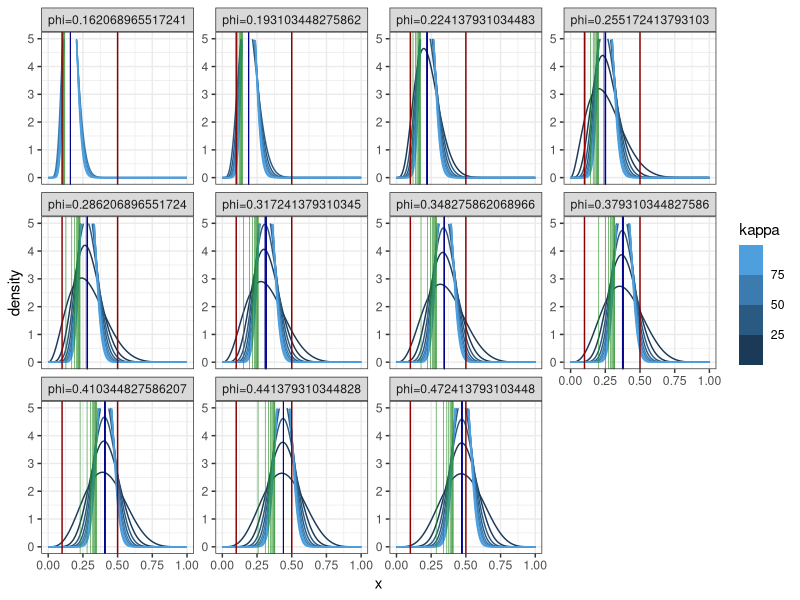
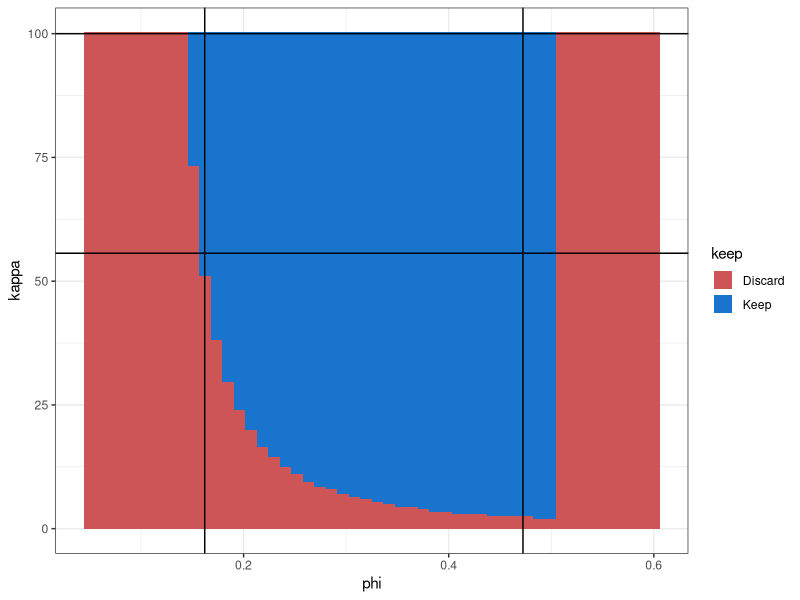

Here is the R script that generated these plots, in order:
library(tidyverse)

thr_min = 0.1
thr_max = 0.5

phi_values = seq(0.1, 1, length.out=30)
kappa_values = seq(0.2, 100, length.out=10)
x = seq(0.00001, 1, length.out=1000)

params = expand.grid(phi=phi_values, kappa=kappa_values, x=x) %>% 
  mutate(alpha=phi*kappa, beta=(1-phi)*kappa) %>% 
  mutate(density=dbeta(x=x, shape1=alpha, shape2=beta),
         qquantile.1=qbeta(p=thr_min, shape1=alpha, shape2=beta),
         qquantile.5=qbeta(p=thr_max, shape1=alpha, shape2=beta))

max_min_values = params %>% 
  select(-x, -density) %>% unique() %>% tibble() %>% 
  filter(qquantile.1>=thr_min, qquantile.5<=thr_max) %>%
  mutate(is.min.phi=phi==min(phi),
         is.max.phi=phi==max(phi)) %>% 
  group_by(is.min.phi, is.max.phi, phi) %>% 
  summarise(min_kappa=min(kappa), max_kappa=max(kappa)) %>% 
  filter(is.min.phi | is.max.phi)

params %>% 
  mutate(phi_label=paste0("phi=",phi), 
         kappa_label=paste0("kappa=",kappa)) %>% 
  filter(qquantile.1>=thr_min, qquantile.5<=thr_max) %>%
  ggplot() +
  geom_line(aes(x=x, y=density, color=kappa, group=factor(kappa))) +
  geom_vline(aes(xintercept=qquantile.1), color="forestgreen", linewidth=0.2) +
  geom_vline(aes(xintercept=qquantile.5), color="blue4", linewidth=0.2) +
  geom_vline(xintercept=thr_min, color="darkred", linewidth=0.5) +
  geom_vline(xintercept=thr_max, color="darkred", linewidth=0.5) +
  facet_wrap(~ factor(phi_label, levels=stringr::str_sort(unique(phi_label), numeric=T)), 
             scales="free_y") +
  # scale_color_manual(values=RColorBrewer::brewer.pal(n=10, name="Paired")) +
  scale_color_binned() +
  ylim(0,5) +
  theme_bw()



keep_discard = expand.grid(
  phi=seq(0.05, 0.6, length.out=50),
  kappa=seq(0.2, 100, length.out=200)) %>% 
  mutate(alpha=phi*kappa, beta=(1-phi)*kappa) %>% 
  mutate(qquantile.1=qbeta(thr_min, alpha, beta),
         qquantile.5=qbeta(thr_max, alpha, beta)) %>%
  mutate(keep=case_when(qquantile.1>=thr_min & qquantile.5<=thr_max ~ "Keep",
                        .default="Discard"))

keep_discard %>% 
  ggplot() +
  geom_tile(aes(x=phi, y=kappa, fill=keep), size=2) +
  scale_fill_manual(values=list("Keep"="dodgerblue3", "Discard"="indianred3")) +
  geom_hline(yintercept=max_min_values %>% filter(is.min.phi) %>% pull(min_kappa)) +
  geom_hline(yintercept=max_min_values %>% filter(is.max.phi) %>% pull(max_kappa)) +
  geom_vline(xintercept=max_min_values %>% filter(is.min.phi) %>% pull(phi)) +
  geom_vline(xintercept=max_min_values %>% filter(is.max.phi) %>% pull(phi)) +
  theme_bw()


